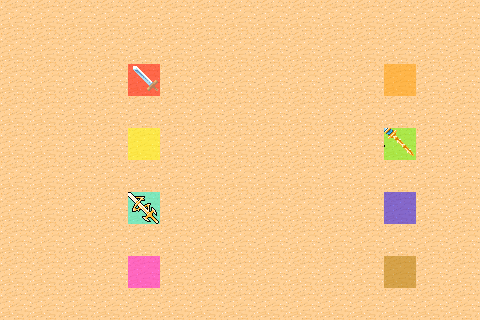

Tiled map render using the project's own tile images. Description and the map definition, with tile-layer contents summarised, below:
An orthogonal 15x10 tile map with 32x32 px tiles, 3 tile layers (Background, MetaInfo, Items), 4 tilesets and 1 object (SpawnPoint).

<map version="1.0" orientation="orthogonal" renderorder="right-down" width="15" height="10" tilewidth="32" tileheight="32" nextobjectid="2">
 <tileset firstgid="1" name="metaset10way" tilewidth="32" tileheight="32" spacing="1" margin="1" tilecount="10" columns="5">
  <image source="metaset10way.png" width="166" height="67" />
  <tile id="0">
   <properties>
    <property name="Items" value="sword" />
   </properties>
  </tile>
  <tile id="1">
   <properties>
    <property name="Monster" value="monster1" />
   </properties>
  </tile>
  <tile id="3">
   <properties>
    <property name="Items" value="road" />
   </properties>
  </tile>
  <tile id="4">
   <properties>
    <property name="Items" value="holy" />
   </properties>
  </tile>
 </tileset>
 <tileset firstgid="11" name="tmw_desert_spacing" tilewidth="32" tileheight="32" spacing="1" margin="1" tilecount="48" columns="8">
  <image source="tmw_desert_spacing.png" width="265" height="199" />
 </tileset>
 <tileset firstgid="59" name="Holygrail" tilewidth="1" tileheight="1" tilecount="0" columns="0" />
 <tileset firstgid="59" name="Items" tilewidth="32" tileheight="32" spacing="1" margin="1" tilecount="10" columns="5">
  <image source="Items.png" width="166" height="67" />
 </tileset>
 <layer name="Background" width="15" height="10">
  <data>[150 cells, 150 non-empty, 1 distinct tile ids]</data>
 </layer>
 <layer name="MetaInfo" width="15" height="10">
  <data>[150 cells, 8 non-empty, 8 distinct tile ids]</data>
 </layer>
 <layer name="Items" width="15" height="10">
  <data>[150 cells, 3 non-empty, 3 distinct tile ids]</data>
 </layer>
 <objectgroup name="Object">
  <object id="1" name="SpawnPoint" x="80" y="80" />
 </objectgroup>
</map>
